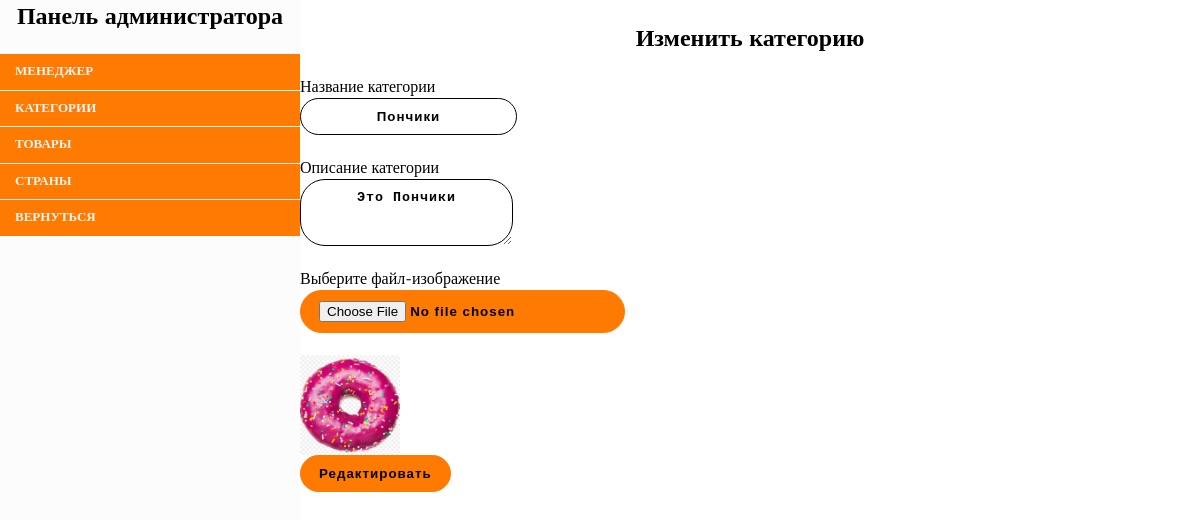
The page /categories/edit.php on the database its author committed.
### tables this page shows
CREATE TABLE `categories` (
  `id` int(11) NOT NULL,
  `name` varchar(30) NOT NULL,
  `description` varchar(255) NOT NULL,
  `image` varchar(255) NOT NULL
);

### categories/edit.php (called while the page is built, shortened)
<?php
include $_SERVER['DOCUMENT_ROOT'] . '/bootstrap.php';
$id = $_GET['id'] ?? 1;
$category = $dataCategory->getOneCategory($id);
include $_SERVER['DOCUMENT_ROOT'] . '/categories/edit.view.php';

### BD/Connect.php (called while the page is built, shortened)
<?php
class Connect
{
    public static function make($conn)
    {
        return new PDO(
            'mysql:host=' . $conn['host'] . ';dbname=' . $conn['dbname'],
            $conn['login'],
            $conn['password'],
            $conn['options']
        );
    }
}

### bootstrap.php (called while the page is built, shortened)
<?php
include $_SERVER['DOCUMENT_ROOT'] . '/BD/Connect.php';
include $_SERVER['DOCUMENT_ROOT'] . '/APP/Models/Category.php';
$dataCategory = new Category(Connect::make(CONN));

### APP/Models/Category.php (called while the page is built, shortened)
<?php
class Category
{
    protected $pdo;
    public function __construct(PDO $pdo)
    {
        $this->pdo = $pdo;
    }
    public function getOneCategory($id)
    {
        $stmt = $this->pdo->prepare('SELECT * FROM categories WHERE id=:id');
        $stmt->execute(['id' => $id]);
        return $stmt->fetch();
    }
}

### categories/edit.view.php (the view, shortened to what this page needs)
<?php include $_SERVER['DOCUMENT_ROOT'] . '/templates/nav.admin.php'; ?>
<div class="card">
    <h2>Изменить категорию</h2><br>
    <form action="updateCategory.php" method="post" enctype="multipart/form-data">
        <div>
            <label for="name">Название категории</label><br>
            <input class="t" type="text" id="name" name="name" value="<?= $category->name ?>">
        </div>
        <br>
        <div>
            <label for="description">Описание категории</label><br>
            <textarea class="t" name="description" id="description" rows="3"><?= $category->description ?></textarea>
        </div>
        <br>
        <div>
            <label for="image">Выберите файл-изображение</label>
            <br>
            <input class="subscribe" type="file" name="image" id="image">
        </div>
        <br>
        <img src="../img/<?= $category->image ?>" alt="img" id="loadImage" style="width: 100px; display: block;">
        <button class="subscribe" type="submit" name="submitUpdate">Редактировать</button>
    </form>
</div>

### CSS/navAdmin.css (style rules this page uses)
* { padding: 0; margin: 0; }
h1, h2, h3, h4, h5, h6 { margin: 0; text-align: center; }
.t { text-align: center; justify-content: center; background: #fff; outline: none; font-weight: bold; padding: 10px 18px; border-radius: 25px; border: 1px solid black; letter-spacing: 1px; }
.subscribe { background: #FF7A00; outline: none; font-weight: bold; padding: 10px 18px; border-radius: 25px; border: 1px solid #FF7A00; letter-spacing: 1px; text-decoration: none; color: black; }
#loadImage { display: none; }

### rows shown on the page
categories: name "Пончики", description "Это Пончики", image (picture)
